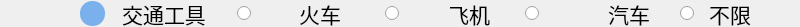
    <widget class="QFrame" name="tool">
     <property name="geometry">
      <rect>
       <x>0</x>
       <y>178</y>
       <width>800</width>
       <height>27</height>
      </rect>
     </property>
     <property name="minimumSize">
      <size>
       <width>650</width>
       <height>27</height>
      </size>
     </property>
     <property name="styleSheet">
      <string notr="true">border:none</string>
     </property>
     <property name="frameShape">
      <enum>QFrame::StyledPanel</enum>
     </property>
     <property name="frameShadow">
      <enum>QFrame::Raised</enum>
     </property>
     <widget class="QLabel" name="label_5">
      <property name="geometry">
       <rect>
        <x>80</x>
        <y>1</y>
        <width>25</width>
        <height>25</height>
       </rect>
      </property>
      <property name="sizePolicy">
       <sizepolicy hsizetype="Fixed" vsizetype="Fixed">
        <horstretch>0</horstretch>
        <verstretch>0</verstretch>
       </sizepolicy>
      </property>
      <property name="minimumSize">
       <size>
        <width>25</width>
        <height>25</height>
       </size>
      </property>
      <property name="styleSheet">
       <string notr="true">*{
 border-radius: 12px; border: none; background: rgb(122,176,236);
}</string>
      </property>
      <property name="text">
       <string/>
      </property>
     </widget>
     <widget class="QLabel" name="label_11">
      <property name="geometry">
       <rect>
        <x>110</x>
        <y>0</y>
        <width>108</width>
        <height>27</height>
       </rect>
      </property>
      <property name="minimumSize">
       <size>
        <width>108</width>
        <height>27</height>
       </size>
      </property>
      <property name="font">
       <font>
        <family>微软雅黑</family>
        <pointsize>16</pointsize>
       </font>
      </property>
      <property name="text">
       <string>交通工具</string>
      </property>
      <property name="alignment">
       <set>Qt::AlignCenter</set>
      </property>
     </widget>
     <widget class="QRadioButton" name="radioButton_3">
      <property name="geometry">
       <rect>
        <x>525</x>
        <y>0</y>
        <width>16</width>
        <height>27</height>
       </rect>
      </property>
      <property name="minimumSize">
       <size>
        <width>15</width>
        <height>27</height>
       </size>
      </property>
      <property name="cursor">
       <cursorShape>PointingHandCursor</cursorShape>
      </property>
      <property name="styleSheet">
       <string notr="true"/>
      </property>
      <property name="text">
       <string/>
      </property>
      <property name="iconSize">
       <size>
        <width>18</width>
        <height>18</height>
       </size>
      </property>
      <property name="checked">
       <bool>false</bool>
      </property>
     </widget>
     <widget class="QLabel" name="label_14">
      <property name="geometry">
       <rect>
        <x>450</x>
        <y>0</y>
        <width>40</width>
        <height>27</height>
       </rect>
      </property>
      <property name="sizePolicy">
       <sizepolicy hsizetype="Minimum" vsizetype="Minimum">
        <horstretch>0</horstretch>
        <verstretch>0</verstretch>
       </sizepolicy>
      </property>
      <property name="minimumSize">
       <size>
        <width>40</width>
        <height>27</height>
       </size>
      </property>
      <property name="font">
       <font>
        <family>微软雅黑</family>
        <pointsize>16</pointsize>
       </font>
      </property>
      <property name="text">
       <string>飞机</string>
      </property>
      <property name="alignment">
       <set>Qt::AlignRight|Qt::AlignTrailing|Qt::AlignVCenter</set>
      </property>
     </widget>
     <widget class="QLabel" name="label_15">
      <property name="geometry">
       <rect>
        <x>599</x>
        <y>0</y>
        <width>51</width>
        <height>27</height>
       </rect>
      </property>
      <property name="minimumSize">
       <size>
        <width>40</width>
        <height>27</height>
       </size>
      </property>
      <property name="font">
       <font>
        <family>微软雅黑</family>
        <pointsize>16</pointsize>
       </font>
      </property>
      <property name="text">
       <string>汽车</string>
      </property>
      <property name="alignment">
       <set>Qt::AlignRight|Qt::AlignTrailing|Qt::AlignVCenter</set>
      </property>
     </widget>
     <widget class="QRadioButton" name="radioButton_4">
      <property name="geometry">
       <rect>
        <x>680</x>
        <y>0</y>
        <width>16</width>
        <height>27</height>
       </rect>
      </property>
      <property name="minimumSize">
       <size>
        <width>15</width>
        <height>27</height>
       </size>
      </property>
      <property name="cursor">
       <cursorShape>PointingHandCursor</cursorShape>
      </property>
      <property name="styleSheet">
       <string notr="true"/>
      </property>
      <property name="text">
       <string/>
      </property>
      <property name="iconSize">
       <size>
        <width>18</width>
        <height>18</height>
       </size>
      </property>
      <property name="checked">
       <bool>false</bool>
      </property>
     </widget>
     <widget class="QLabel" name="label_16">
      <property name="geometry">
       <rect>
        <x>700</x>
        <y>0</y>
        <width>60</width>
        <height>27</height>
       </rect>
      </property>
      <property name="minimumSize">
       <size>
        <width>60</width>
        <height>27</height>
       </size>
      </property>
      <property name="font">
       <font>
        <family>微软雅黑</family>
        <pointsize>16</pointsize>
       </font>
      </property>
      <property name="text">
       <string>不限</string>
      </property>
      <property name="alignment">
       <set>Qt::AlignCenter</set>
      </property>
     </widget>
     <widget class="QLabel" name="label_17">
      <property name="geometry">
       <rect>
        <x>260</x>
        <y>0</y>
        <width>40</width>
        <height>27</height>
       </rect>
      </property>
      <property name="sizePolicy">
       <sizepolicy hsizetype="Minimum" vsizetype="Minimum">
        <horstretch>0</horstretch>
        <verstretch>0</verstretch>
       </sizepolicy>
      </property>
      <property name="minimumSize">
       <size>
        <width>40</width>
        <height>27</height>
       </size>
      </property>
      <property name="font">
       <font>
        <family>微软雅黑</family>
        <pointsize>18</pointsize>
       </font>
      </property>
      <property name="text">
       <string/>
      </property>
      <property name="pixmap">
       <pixmap resource="res.qrc">:/train.png</pixmap>
      </property>
      <property name="scaledContents">
       <bool>true</bool>
      </property>
      <property name="alignment">
       <set>Qt::AlignCenter</set>
      </property>
     </widget>
     <widget class="QLabel" name="label_18">
      <property name="geometry">
       <rect>
        <x>300</x>
        <y>0</y>
        <width>41</width>
        <height>27</height>
       </rect>
      </property>
      <property name="minimumSize">
       <size>
        <width>35</width>
        <height>27</height>
       </size>
      </property>
      <property name="font">
       <font>
        <family>微软雅黑</family>
        <pointsize>16</pointsize>
       </font>
      </property>
      <property name="text">
       <string>火车</string>
      </property>
      <property name="alignment">
       <set>Qt::AlignRight|Qt::AlignTrailing|Qt::AlignVCenter</set>
      </property>
     </widget>
     <widget class="QLabel" name="label_19">
      <property name="geometry">
       <rect>
        <x>410</x>
        <y>0</y>
        <width>30</width>
        <height>27</height>
       </rect>
      </property>
      <property name="minimumSize">
       <size>
        <width>30</width>
        <height>27</height>
       </size>
      </property>
      <property name="font">
       <font>
        <family>微软雅黑</family>
        <pointsize>18</pointsize>
       </font>
      </property>
      <property name="text">
       <string/>
      </property>
      <property name="pixmap">
       <pixmap resource="res.qrc">:/plane.png</pixmap>
      </property>
      <property name="scaledContents">
       <bool>true</bool>
      </property>
      <property name="alignment">
       <set>Qt::AlignCenter</set>
      </property>
     </widget>
     <widget class="QLabel" name="label_20">
      <property name="geometry">
       <rect>
        <x>550</x>
        <y>0</y>
        <width>40</width>
        <height>27</height>
       </rect>
      </property>
      <property name="sizePolicy">
       <sizepolicy hsizetype="Minimum" vsizetype="Minimum">
        <horstretch>0</horstretch>
        <verstretch>0</verstretch>
       </sizepolicy>
      </property>
      <property name="minimumSize">
       <size>
        <width>40</width>
        <height>27</height>
       </size>
      </property>
      <property name="font">
       <font>
        <family>微软雅黑</family>
        <pointsize>18</pointsize>
       </font>
      </property>
      <property name="text">
       <string/>
      </property>
      <property name="pixmap">
       <pixmap resource="res.qrc">:/car.png</pixmap>
      </property>
      <property name="scaledContents">
       <bool>true</bool>
      </property>
      <property name="alignment">
       <set>Qt::AlignCenter</set>
      </property>
     </widget>
     <widget class="QRadioButton" name="radioButton_5">
      <property name="geometry">
       <rect>
        <x>385</x>
        <y>0</y>
        <width>16</width>
        <height>27</height>
       </rect>
      </property>
      <property name="minimumSize">
       <size>
        <width>15</width>
        <height>27</height>
       </size>
      </property>
      <property name="cursor">
       <cursorShape>PointingHandCursor</cursorShape>
      </property>
      <property name="styleSheet">
       <string notr="true"/>
      </property>
      <property name="text">
       <string/>
      </property>
      <property name="iconSize">
       <size>
        <width>18</width>
        <height>18</height>
       </size>
      </property>
      <property name="checked">
       <bool>false</bool>
      </property>
     </widget>
     <widget class="QRadioButton" name="radioButton_6">
      <property name="geometry">
       <rect>
        <x>237</x>
        <y>0</y>
        <width>16</width>
        <height>27</height>
       </rect>
      </property>
      <property name="minimumSize">
       <size>
        <width>15</width>
        <height>27</height>
       </size>
      </property>
      <property name="cursor">
       <cursorShape>PointingHandCursor</cursorShape>
      </property>
      <property name="styleSheet">
       <string notr="true"/>
      </property>
      <property name="text">
       <string/>
      </property>
      <property name="iconSize">
       <size>
        <width>27</width>
        <height>27</height>
       </size>
      </property>
      <property name="checked">
       <bool>false</bool>
      </property>
     </widget>
    </widget>
